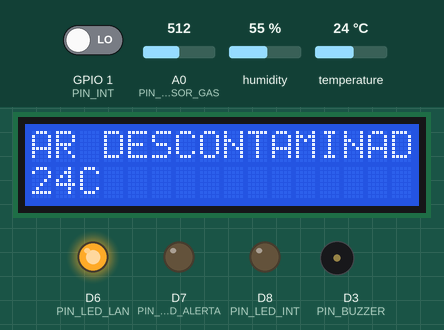
A sketch run on a simulated ESP8266 (NodeMCU). Parts: 16×2 character LCD, output pins drawn as LEDs (lit = HIGH), buzzer (waves = sounding, pin HIGH). Inputs (shaded band) come from the test bench; at power-on: A0 (PIN_SENSOR_GAS) = 512, temperature 24 °C, GPIO 1 (PIN_INT) LOW, humidity 55 %. WiFi joins after 1.5 s; servers stay silent unless stated; what the sketch prints to the serial monitor is not drawn.

Above: at 17.5 s.
17.6 s: A0 (PIN_SENSOR_GAS) set to 559
20.0 s: A0 (PIN_SENSOR_GAS) set to 575
At 21.8 s:
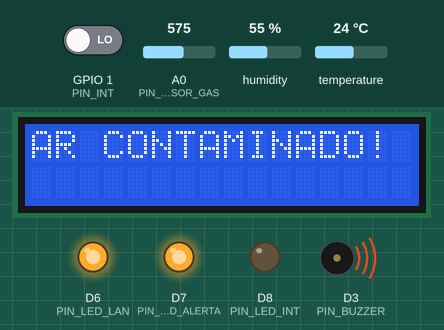
22.4 s: A0 (PIN_SENSOR_GAS) set to 511
At 23.3 s:
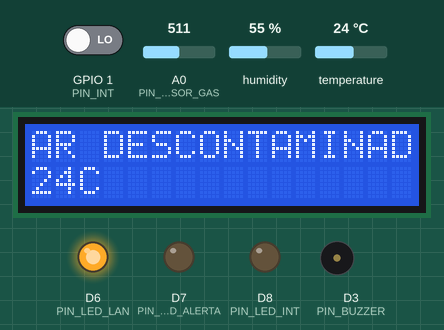
24.4 s: temperature set to 33 °C
At 26.1 s:
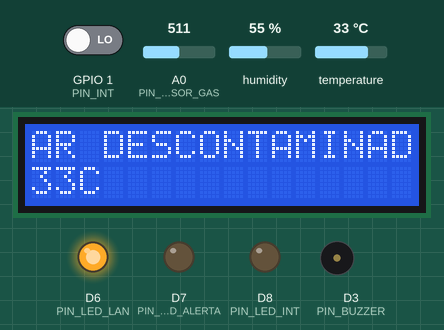
26.5 s: temperature set to 36 °C
At 28.0 s:
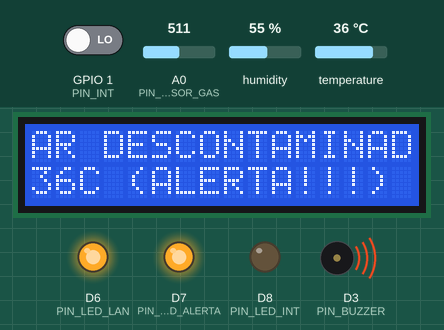
28.6 s: temperature set to 12 °C
At 29.6 s:
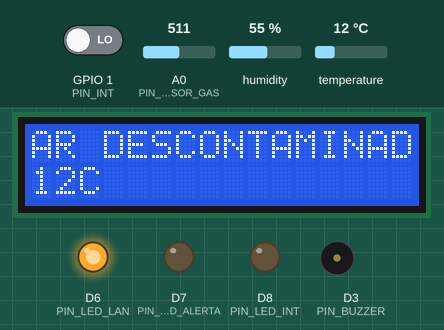
Timing chart, 0 to 31.6 s (numbered marks = the images above; inputs shaded):
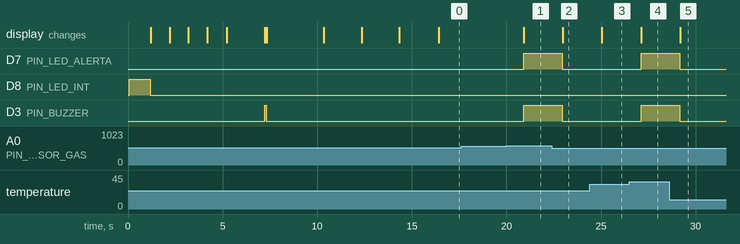

The sketch:

codigo_final_projeto.ino
```cpp
#include <ESP8266WiFi.h>
#include <Wire.h>
#include <LiquidCrystal_I2C.h>
#include <DHT.h>

LiquidCrystal_I2C lcd(0x3F, 2, 1, 0, 4, 5, 6, 7, 3, POSITIVE);

WiFiClient client;

String chave_servico;

String evento_servico;

char *append_str(char *here, String s) {
  int i=0;

  while (*here++ = s[i]){i++;};

  return here-1;
}

char *append_ul(char *here, unsigned long u) {
  char buf[20];
  return append_str(here, ultoa(u, buf, 10));
}

char post_rqst[256];
char *p;
char *content_length_here;
char *json_start;
int compi;

// PINAGEM
#define PIN_SENSOR_GAS A0
#define PIN_SENSOR_TMP D4
#define PIN_BUZZER D3
#define PIN_DHT D4
#define PIN_LED_LAN D6
#define PIN_LED_ALERTA D7
#define PIN_LED_INT D8
#define PIN_INT D10
#define TIPO_SENSOR DHT11

DHT dht(PIN_DHT, TIPO_SENSOR);

// VARIAVEIS
#define AVG 10000.0
#define TAXA_GAS_MAX 8.0
#define TAXA_TEMP_MAX 35

// GLOBAIS
float sensor_volt;
float valorSensor;
float RS_gas;
float R0;
float taxa;

// GLOBAL
bool sms_enviado = false;
int temperatura;

void ICACHE_RAM_ATTR calibracaoX();

void envia_sms()
{
  if (client.connect("maker.ifttt.com", 80))
  {
    chave_servico = "cTRgedBgpB_uka5vJfFoSZ";
    evento_servico = "sms_micro";
    p = post_rqst;
    p = append_str(p, "POST /trigger/");
    p = append_str(p, evento_servico);
    p = append_str(p, "/with/key/");
    p = append_str(p, chave_servico);
    p = append_str(p, " HTTP/1.1\r\n");
    p = append_str(p, "Host: maker.ifttt.com\r\n");
    p = append_str(p, "Content-Type: application/json\r\n");
    p = append_str(p, "Content-Length: ");
    content_length_here = p;
    p = append_str(p, "NN\r\n");
    p = append_str(p, "\r\n");
    json_start = p;
    p = append_str(p, "{\"value1\":\"");
    p = append_str(p, "ALERTA DE GAS!!!");
    p = append_str(p, "\",\"value2\":\"");
    p = append_str(p, "ALERTA DE GAS!!!");
    p = append_str(p, "\",\"value3\":\"");
    p = append_str(p, "");
    p = append_str(p, "\"}");

    compi= strlen(json_start);
    content_length_here[0] = '0' + (compi/10);
    content_length_here[1] = '0' + (compi%10);
    client.print(post_rqst);
    Serial.println("SMS enviado!!!");
    Serial.println(post_rqst);
  }
}

void setup()
{
  Serial.begin(9600);
  lcd.begin(16, 2);
  dht.begin();

  WiFi.disconnect();

  sms_enviado = false;

  // Entradas
  pinMode(PIN_SENSOR_GAS, INPUT);
  pinMode(PIN_SENSOR_TMP, INPUT);
  pinMode(PIN_INT, INPUT);

  // Leds
  pinMode(PIN_LED_INT, OUTPUT);
  pinMode(PIN_LED_ALERTA, OUTPUT);
  pinMode(PIN_LED_LAN, OUTPUT);

  // Buzzer
  pinMode(PIN_BUZZER, OUTPUT);

  // Nivel baixo dos leds
  digitalWrite(PIN_LED_INT, LOW);
  digitalWrite(PIN_LED_ALERTA, LOW);
  digitalWrite(PIN_LED_LAN, LOW);

  // Seta a interrupcao
  attachInterrupt(digitalPinToInterrupt(PIN_INT), calibracaoX, RISING);

  // Executa a funcao de calibracao
  calibracaoX();

  lcd.setBacklight(HIGH);

  lcd.setCursor(0, 0);

  lcd.print("INICIANDO.");

  for(int i=0; i<=2; i++)
  {
    delay(1000);
    lcd.print(".");
  }

  delay(1000);

  lcd.clear();

  lcd.print("CONECTANDO");

  WiFi.begin("eneas", "penadepato");

  while((!(WiFi.status() == WL_CONNECTED)))
  {
    delay(2000);
    lcd.print(".");
  }

  lcd.clear();

  digitalWrite(PIN_LED_LAN, HIGH);
  digitalWrite(PIN_BUZZER, HIGH);
  delay(100);
  digitalWrite(PIN_BUZZER, LOW);

  lcd.print("CONECTADO!!!");

  delay(3000);

  lcd.clear();

  lcd.print("VERIFICANDO AR");

  for(int i=0; i<=2; i++)
  {
    delay(2000);
    lcd.print(".");
  }

  lcd.clear();

  lcd.print("AR DESCONTAMINAD");
}

void loop()
{
  valorSensor = analogRead(PIN_SENSOR_GAS);
  temperatura = dht.readTemperature();

  sensor_volt = (float) valorSensor / 1024*5.0;
  RS_gas = (5.0-sensor_volt) / sensor_volt;
  taxa = RS_gas / R0;

  if (taxa <= TAXA_GAS_MAX)
  {

    if (sms_enviado == false)
    {
      envia_sms();
    }

    sms_enviado = true;

    alarme("gas", true);
  }
  else
  {
    alarme("gas", false);

    if (isnan(temperatura))
    {
      temperatura = 100;
    }
    else
    {
      if (temperatura >= TAXA_TEMP_MAX && temperatura < 100)
      {
        alarme("temperatura", true);
      }
      else
      {
        alarme("temperatura", false);
      }
    }
  }

  delay(2000);
}

void calibracaoX()
{
  sms_enviado = false;

  int i;
  float RS_air;

  digitalWrite(PIN_LED_INT, HIGH);

  for(i = 0; i < AVG; i++)
  {
    valorSensor = valorSensor + analogRead(PIN_SENSOR_GAS);
  }

  valorSensor = valorSensor / AVG;

  sensor_volt = valorSensor / 1024*5.0;

  RS_air = (5.0-sensor_volt) / sensor_volt;

  R0 = RS_air / 10.0;

  digitalWrite(PIN_LED_INT, LOW);
}

void alarme(String tipo_alarme, bool status_alarme)
{
  if (tipo_alarme == "gas" and status_alarme == true)
  {
    lcd.clear();
    lcd.print("AR CONTAMINADO!");
    saidas(true);
  }
  else if (tipo_alarme == "gas" and status_alarme == false)
  {
    lcd.clear();
    lcd.print("AR DESCONTAMINADO!");
    saidas(false);
  }
  else if (tipo_alarme == "temperatura" and status_alarme == true)
  {
    lcd.clear();
    lcd.setCursor(0,0);
    lcd.print("AR DESCONTAMINADO!");
    lcd.setCursor(0,1);
    lcd.print(temperatura);
    lcd.print("C (ALERTA!!!)");
    saidas(true);
  }
  else if (tipo_alarme == "temperatura" and status_alarme == false)
  {
    lcd.clear();
    lcd.setCursor(0,0);
    lcd.print("AR DESCONTAMINADO!");
    lcd.setCursor(0,1);
    lcd.print(temperatura);
    lcd.print("C");
    saidas(false);
  }
}

void saidas(bool status_saida)
{
  if (status_saida == true)
  {
    digitalWrite(PIN_LED_ALERTA, HIGH);
    digitalWrite(PIN_BUZZER, HIGH);
  }
  else
  {
    digitalWrite(PIN_LED_ALERTA, LOW);
    digitalWrite(PIN_BUZZER, LOW);
  }
}
```

Measured:
- the behaviour switches between 568 and 569 on A0 (PIN_SENSOR_GAS) (found by bisection; images 0 and 1)
- the behaviour switches between 34 and 35 °C on temperature (found by bisection; images 3 and 4)
- after the input at 17.6 s, every drawn part: stays the same
- after the input at 20.0 s, D7 (PIN_LED_ALERTA), D3 (PIN_BUZZER): LOW → HIGH after 0.91 s; the display: changes after 0.91 s (image 1)
- after the input at 22.4 s, D7 (PIN_LED_ALERTA), D3 (PIN_BUZZER): HIGH → LOW after 0.55 s; the display: changes after 0.57 s (image 2)
- after the input at 24.4 s, the display: changes after 0.64 s (image 3)
- after the input at 26.5 s, D7 (PIN_LED_ALERTA), D3 (PIN_BUZZER): LOW → HIGH after 0.61 s; the display: changes after 0.61 s (image 4)
- after the input at 28.6 s, D7 (PIN_LED_ALERTA), D3 (PIN_BUZZER): goes on until 29.2 s, then stays LOW; the display: changes after 0.58 s (image 5)
